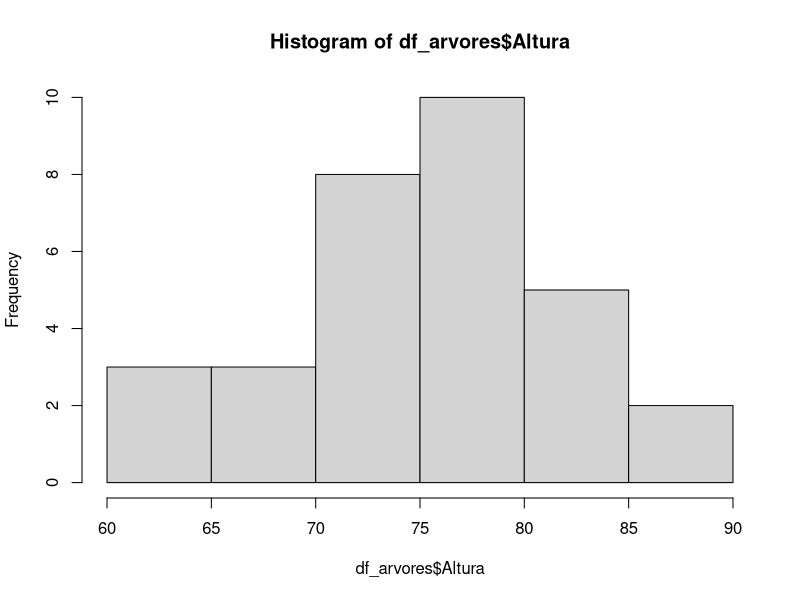
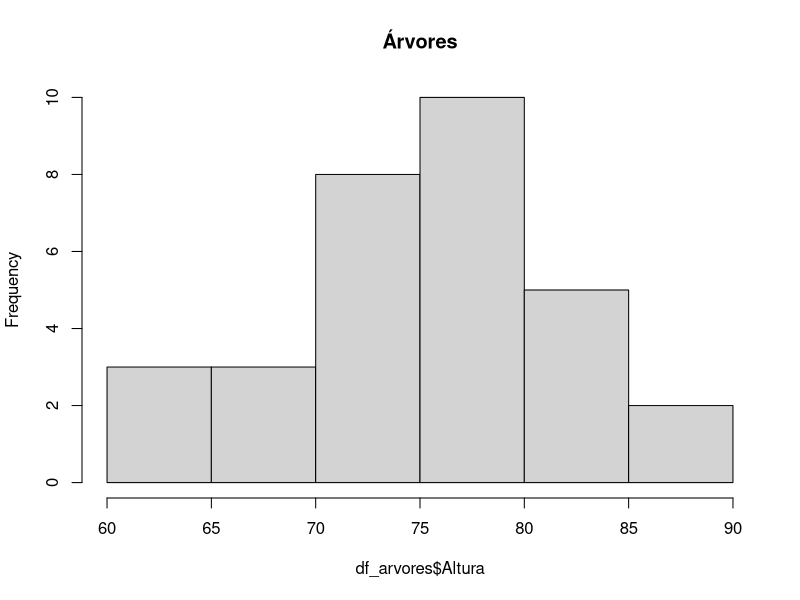
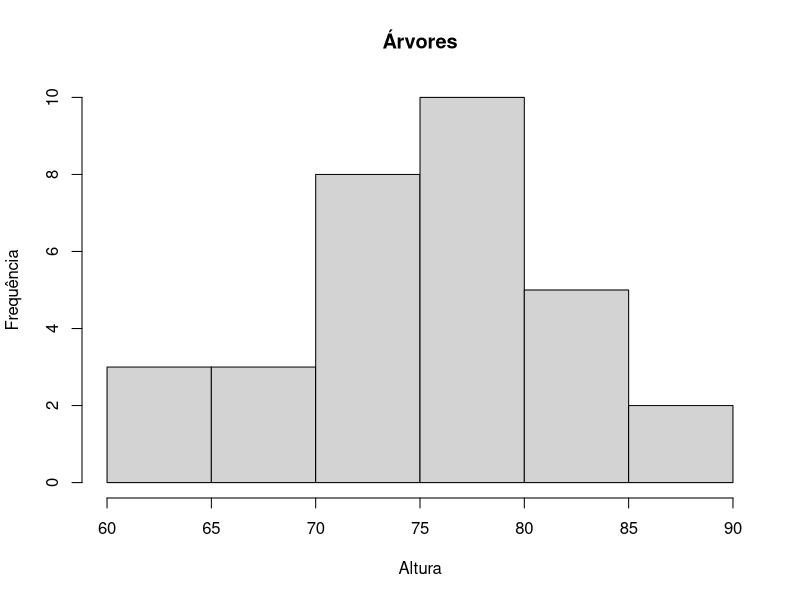
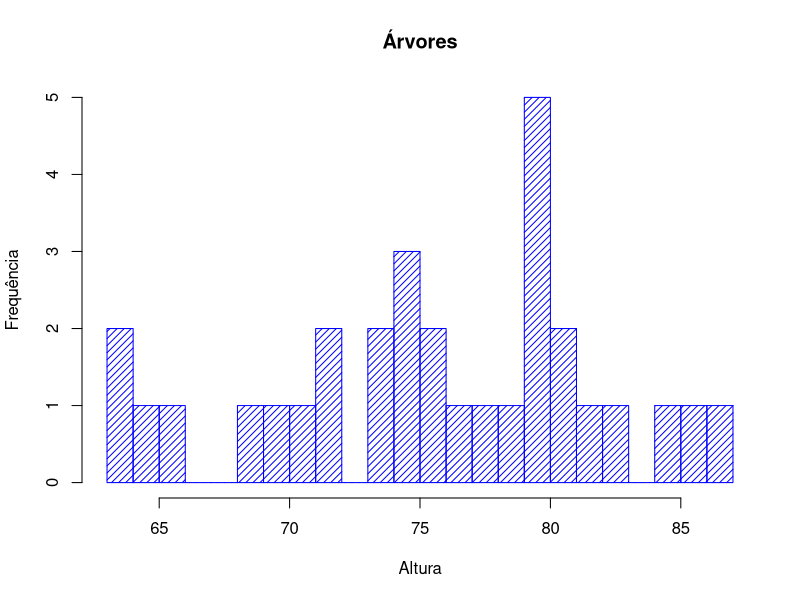
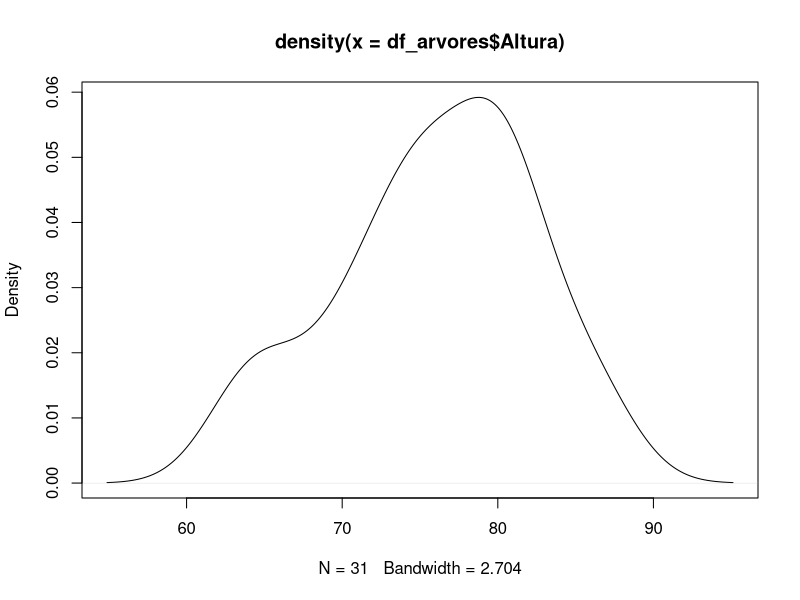
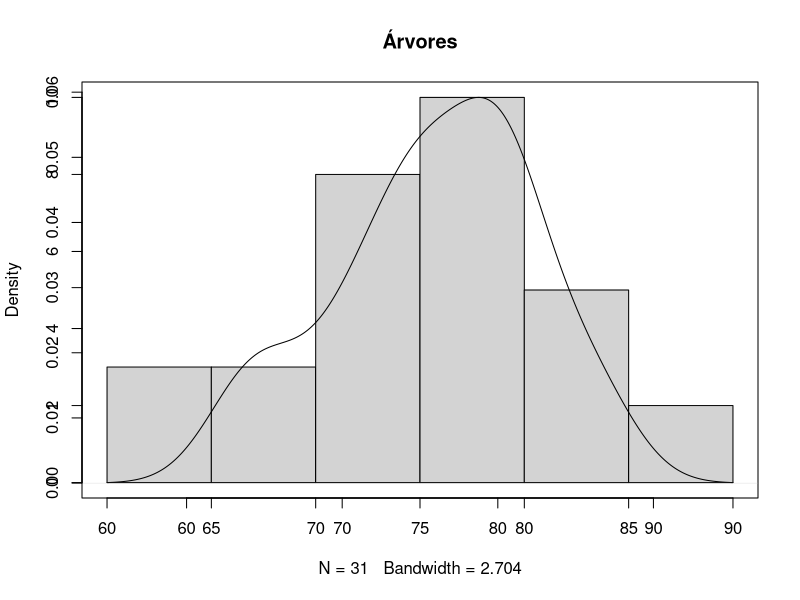

Reproduce these figures in R, in order.
## ---- chunk 1

# BOM PRA ANALISAR UMA VARIAVEL NUMERICA CONTINUA DE CADA VEZ

df_arvores <- trees

head(df_arvores)

colnames(df_arvores) <- c("Circunferencia", "Altura", "Volume")

head(df_arvores)


# MOSTRA A FREQUENCIA DE DETERMINADO RANGE
hist(df_arvores$Altura)

hist(x = df_arvores$Altura, main = "Árvores")

hist(x = df_arvores$Altura, main = "Árvores", xlab = "Altura", ylab = "Frequência")

hist(x = df_arvores$Altura, main = "Árvores", xlab = "Altura", ylab = "Frequência",
     col = "blue", density = 20, breaks = 20)

## ---- chunk 2

densidade <- density(df_arvores$Altura)

plot(x = densidade)

## ---- chunk 3

hist(x = df_arvores$Altura, main = NULL, xlab = NULL, ylab = NULL)

# INFORMO QUE A PROX INSTRUCAO DEVE SER SOBREPOSTA NO GRAFICO DA INSTRUCAO ANTERIOR
par(new = TRUE)

plot(densidade, main = "Árvores")


